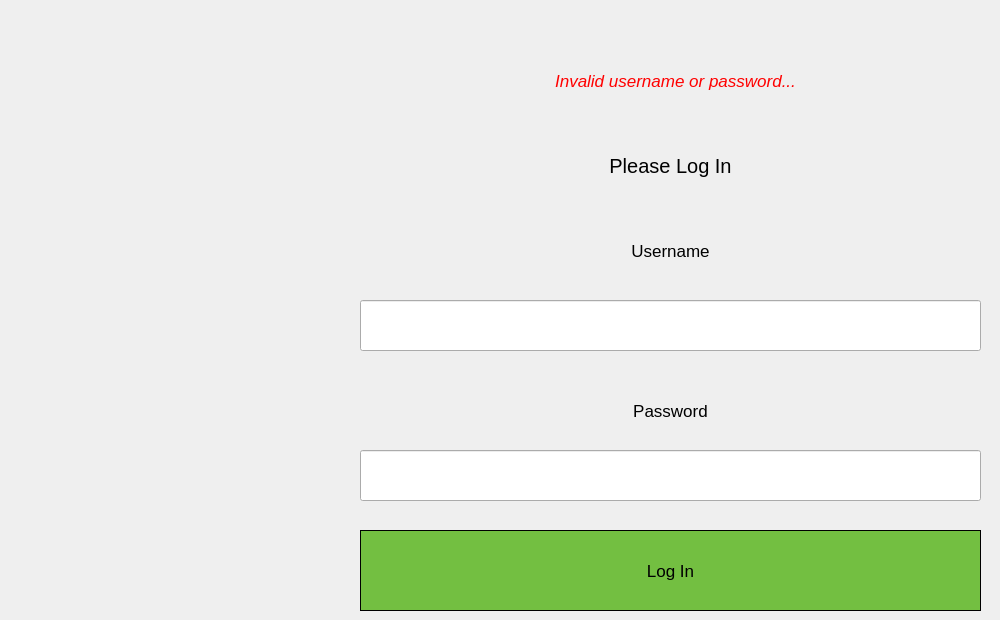
    <widget class="QWidget" name="Login_Page">
     <widget class="QLineEdit" name="Username_LineEdit">
      <property name="geometry">
       <rect>
        <x>360</x>
        <y>300</y>
        <width>621</width>
        <height>51</height>
       </rect>
      </property>
      <property name="font">
       <font>
        <family>Segoe UI</family>
        <pointsize>11</pointsize>
       </font>
      </property>
      <property name="alignment">
       <set>Qt::AlignCenter</set>
      </property>
     </widget>
     <widget class="QLabel" name="label_5">
      <property name="geometry">
       <rect>
        <x>360</x>
        <y>220</y>
        <width>621</width>
        <height>61</height>
       </rect>
      </property>
      <property name="font">
       <font>
        <family>Segoe UI</family>
        <pointsize>13</pointsize>
       </font>
      </property>
      <property name="text">
       <string>Username</string>
      </property>
      <property name="alignment">
       <set>Qt::AlignCenter</set>
      </property>
     </widget>
     <widget class="QLabel" name="label_6">
      <property name="geometry">
       <rect>
        <x>360</x>
        <y>380</y>
        <width>621</width>
        <height>61</height>
       </rect>
      </property>
      <property name="font">
       <font>
        <family>Segoe UI</family>
        <pointsize>13</pointsize>
       </font>
      </property>
      <property name="text">
       <string>Password</string>
      </property>
      <property name="alignment">
       <set>Qt::AlignCenter</set>
      </property>
     </widget>
     <widget class="QLineEdit" name="Password_LineEdit">
      <property name="geometry">
       <rect>
        <x>360</x>
        <y>450</y>
        <width>621</width>
        <height>51</height>
       </rect>
      </property>
      <property name="font">
       <font>
        <pointsize>11</pointsize>
       </font>
      </property>
      <property name="echoMode">
       <enum>QLineEdit::Password</enum>
      </property>
      <property name="alignment">
       <set>Qt::AlignCenter</set>
      </property>
     </widget>
     <widget class="QPushButton" name="Login_Button">
      <property name="geometry">
       <rect>
        <x>360</x>
        <y>530</y>
        <width>621</width>
        <height>81</height>
       </rect>
      </property>
      <property name="font">
       <font>
        <family>Segoe UI</family>
        <pointsize>13</pointsize>
       </font>
      </property>
      <property name="cursor">
       <cursorShape>PointingHandCursor</cursorShape>
      </property>
      <property name="styleSheet">
       <string notr="true">border: 1px solid black;
background-color: #73BF41</string>
      </property>
      <property name="text">
       <string>Log In</string>
      </property>
     </widget>
     <widget class="QLabel" name="LoginError_Label">
      <property name="geometry">
       <rect>
        <x>360</x>
        <y>60</y>
        <width>631</width>
        <height>41</height>
       </rect>
      </property>
      <property name="font">
       <font>
        <family>Segoe UI</family>
        <pointsize>13</pointsize>
        <italic>true</italic>
       </font>
      </property>
      <property name="styleSheet">
       <string notr="true">color: red;</string>
      </property>
      <property name="text">
       <string>Invalid username or password...</string>
      </property>
      <property name="alignment">
       <set>Qt::AlignCenter</set>
      </property>
     </widget>
     <widget class="QLabel" name="label_17">
      <property name="geometry">
       <rect>
        <x>360</x>
        <y>140</y>
        <width>621</width>
        <height>51</height>
       </rect>
      </property>
      <property name="font">
       <font>
        <family>Segoe UI</family>
        <pointsize>15</pointsize>
       </font>
      </property>
      <property name="text">
       <string>Please Log In</string>
      </property>
      <property name="alignment">
       <set>Qt::AlignCenter</set>
      </property>
     </widget>
    </widget>
